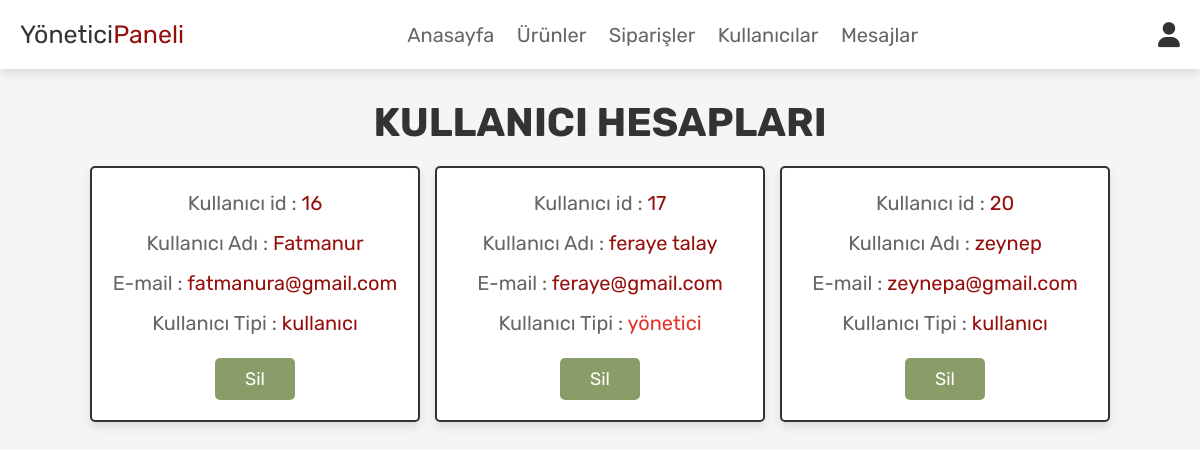
The page /flower/admin_users.php (signed in) on the database its author committed.
### tables this page shows
CREATE TABLE `users` (
  `id` int NOT NULL,
  `name` varchar(100) NOT NULL,
  `email` varchar(100) NOT NULL,
  `password` varchar(100) NOT NULL,
  `user_type` varchar(20) NOT NULL DEFAULT 'kullanıcı'
);

### flower/admin_users.php (the view, shortened to what this page needs)
<?php
@include 'config.php';
?>
<!DOCTYPE html>
<html lang="en">
<head>
   <link rel="stylesheet" href="https://cdnjs.cloudflare.com/ajax/libs/font-awesome/6.0.0/css/all.min.css">
   <link rel="stylesheet" href="css/admin_style.css">
</head>
<body>
<?php @include 'admin_header.php'; ?>
<section class="users">
   <h1 class="title">KULLANICI HESAPLARI</h1>
   <div class="box-container">
      <?php
         $select_users = mysqli_query($conn, "SELECT * FROM `users`") or die('query failed');
         if(mysqli_num_rows($select_users) > 0){
            while($fetch_users = mysqli_fetch_assoc($select_users)){
      ?>
      <div class="box">
         <p>Kullanıcı id : <span><?php echo $fetch_users['id']; ?></span></p>
         <p>Kullanıcı Adı : <span><?php echo $fetch_users['name']; ?></span></p>
         <p>E-mail : <span><?php echo $fetch_users['email']; ?></span></p>
         <p>Kullanıcı Tipi : <span style="color:<?php if($fetch_users['user_type'] == 'yönetici'){ echo 'var(--orange)'; }; ?>"><?php echo $fetch_users['user_type']; ?></span></p>
         <a href="admin_users.php?delete=<?php echo $fetch_users['id']; ?>" onclick="return confirm('Kullanıcı silinsin mi?');" class="delete-btn">Sil</a>
      </div>
      <?php
         }
      }
      ?>
   </div>
</section>
</body>
</html>

### flower/css/admin_style.css (style rules this page uses)
:root { --pink:#940f0b; --red:#8a9d68; --orange:#e6302a; --black:#333; --white:#fff; --light-color:#666; --light-white:#ccc; --light-bg:#f5f5f5; --border:.2rem solid var(--black); --box-shadow:0 .5rem 1rem rgba(0,0,0,.1); }
* { font-family: 'Rubik', sans-serif; margin:0; padding:0; box-sizing: border-box; outline: none; border:none; text-decoration: none; transition:all .2s linear; }
html { font-size: 62.5%; overflow-x: hidden; scroll-behavior: smooth; scroll-padding-top: 6.5rem; }
body { background: var(--light-bg); }
section { padding:3rem 2rem; }
.title { text-align: center; margin-bottom: 2rem; color:var(--black); text-transform: uppercase; font-size: 4rem; }
.btn, .delete-btn, .option-btn { display: inline-block; border-radius: .5rem; margin-top: 1rem; font-size: 1.8rem; color:var(--white); cursor: pointer; padding:1rem 3rem; text-transform: capitalize; }
.delete-btn { background-color: var(--red); }
.users .box-container { display: grid; grid-template-columns: repeat(auto-fit, 33rem); gap:1.5rem; align-items: flex-start; max-width: 1200px; margin: 0 auto; justify-content: center; }
.users .box-container .box { padding:2rem; border:var(--border); background-color: var(--white); box-shadow: var(--box-shadow); border-radius: .5rem; text-align: center; }
.users .box-container .box p { font-size: 2rem; color:var(--light-color); margin-bottom: 1rem; line-height: 1.5; }
.users .box-container .box p span { color:var(--pink); }
.users .box-container .box .delete-btn { margin-top: .5; }

### rows shown on the page
users: id "16", name "Fatmanur", email "fatmanura@gmail.com", user_type "kullanıcı"
users: id "17", name "feraye talay", email "feraye@gmail.com", user_type "yönetici"
users: id "20", name "zeynep", email "zeynepa@gmail.com", user_type "kullanıcı"
